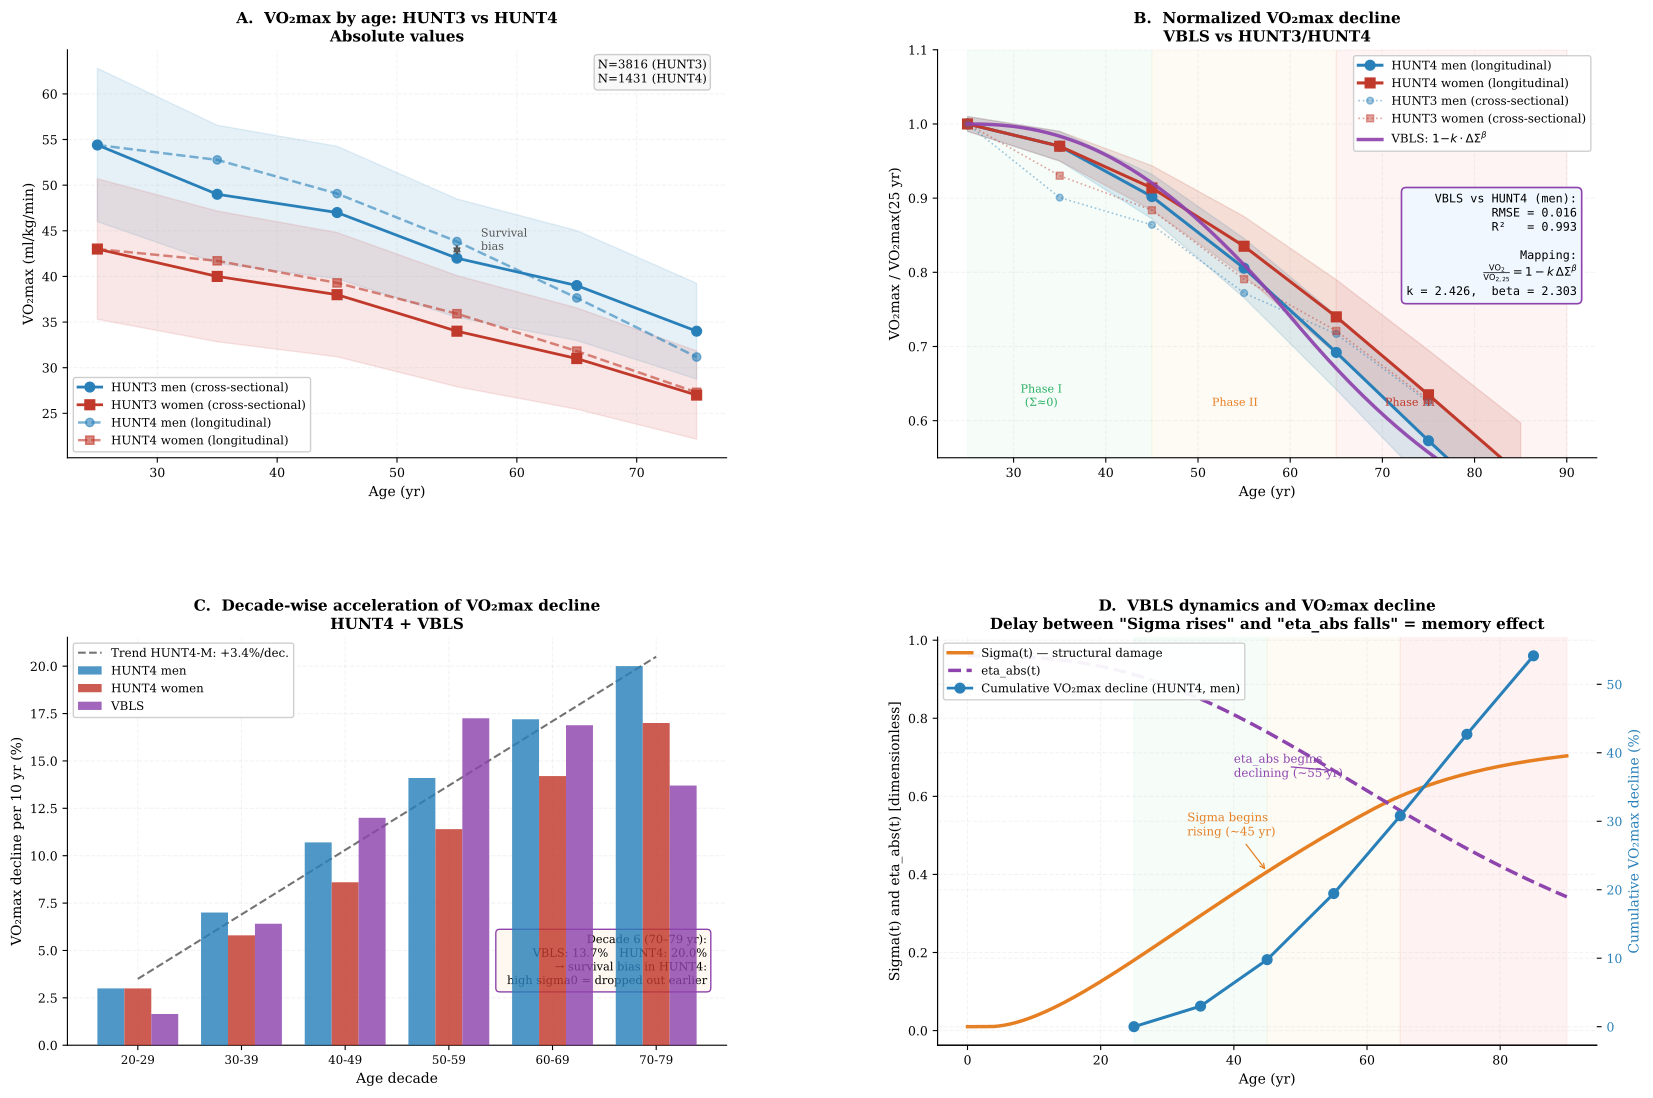

Generate this figure with Python:
"""
=================================================================
  VBLS — Viability Boundaries of Living Systems
  Author:     Vasiliy Avdeev (independent researcher)
  Monograph:  VBLS_THEORY
=================================================================

  Copyright (c) 2026 Vasiliy Avdeev.  All rights reserved.

  This work is licensed under the Creative Commons Attribution-NonCommercial-
  NoDerivatives 4.0 International License (CC BY-NC-ND 4.0).

  You are free to:
    Share — copy and redistribute the material in any medium or format
    The licensor cannot revoke these freedoms as long as you follow the
    license terms.

  Under the following terms:
    Attribution    — You must give appropriate credit, provide a link to
                     the license, and indicate if changes were made.  You
                     may do so in any reasonable manner, but not in any way
                     that suggests the licensor endorses you or your use.
    NonCommercial  — You may not use the material for commercial purposes.
    NoDerivatives  — If you remix, transform, or build upon the material,
                     you may not distribute the modified material.
    No additional restrictions — You may not apply legal terms or
                     technological measures that legally restrict others
                     from doing anything the license permits.

  Notices:
    You do not have to comply with the license for elements of the material
    in the public domain or where your use is permitted by an applicable
    exception or limitation.

    No warranties are given.  The license may not give you all of the
    permissions necessary for your intended use.  For example, other rights
    such as publicity, privacy, or moral rights may limit how you use the
    material.

  Full license text:        https://creativecommons.org/licenses/by-nc-nd/4.0/legalcode
  Human-readable summary:   https://creativecommons.org/licenses/by-nc-nd/4.0/

  SPDX-License-Identifier: CC-BY-NC-ND-4.0
=================================================================
VBLS — Section 12.5 — Verification of eta_abs(t) against HUNT3/HUNT4 data
========================================================================
Data:
  - HUNT3: Loe et al. (2013) PLoS ONE 8(5):e64319
    N=3816, direct VO2max measurement, ages 20–90 yr
  - HUNT4: Stensvold et al. (2020) Prog. Cardiovasc. Dis. 63:85–91
    N=1431 repeated measurements over 10 yr
  - FRIEND: Kaminsky et al. (2019) Mayo Clin. Proc. — for ages 70–89

Logic:
  1. HUNT3 cross-sectional data
  2. HUNT4 longitudinal data (reconstructed via quadratic interpolation)
  3. VBLS simulation (sigma0=0.0162, final calibration April 2026)
  4. Mapping: VO2max/VO2max_0 = 1 - k*(ΔΣ)^beta, k and beta fit by minimize()
  5. Panel D: Sigma(t) and eta_abs(t) vs cumulative VO2max decline
"""

import numpy as np
from scipy.integrate import solve_ivp
from scipy.optimize import minimize
from scipy.stats import linregress
import matplotlib
matplotlib.use('Agg')
import matplotlib.pyplot as plt
import matplotlib.patches as mpatches
from matplotlib.lines import Line2D

# ── VBLS parameters (calibrated, April 2026) ──────────────────────────────────
MU      = 1.50
LAM     = 0.30
SIGMA0  = 0.0162   # human calibration: cross-checked with Cagan (2022)
ALPHA   = 0.030    # constrained by HUNT3/4 VO2max data
NU0     = 0.006
NU      = 0.060
RHO     = 0.002
E_STAR  = 0.04
R_STAR  = 0.15
E0      = 0.10
E_RANGE = E0 - E_STAR   # = 0.06

# ── Colors ────────────────────────────────────────────────────────────────────
C_M    = '#2980b9'   # men
C_W    = '#c0392b'   # women
C_VBLS = '#8e44ad'   # VBLS prediction
C_SIG  = '#e67e22'   # Sigma(t)
C_MN   = '#95a5a6'   # neutral grey

plt.rcParams.update({
    'font.family':       'DejaVu Serif',
    'font.size':         10,
    'axes.titlesize':    11,
    'axes.labelsize':    10,
    'xtick.labelsize':   9,
    'ytick.labelsize':   9,
    'axes.spines.top':   False,
    'axes.spines.right': False,
    'axes.grid':         True,
    'grid.alpha':        0.15,
    'grid.linestyle':    '--',
    'figure.dpi':        150,
})


# ═══════════════════════════════════════════════════════════════════════════════
# 1. External functions (human-calibrated)
# ═══════════════════════════════════════════════════════════════════════════════

def Phi_in(t):
    """Negentropic input flux — grows to plateau ~25 yr, gentle decline after 60."""
    growth  = 1.0 - np.exp(-t / 10.0)
    decline = np.exp(-max(0.0, t - 60.0) / 30.0)
    return growth * decline


def Phi_cap(t):
    """Entropy-export capacity — slow decline after age 40 (kidney/lung clearance)."""
    baseline    = 0.003
    age_decline = max(0.0, t - 40.0) * 0.008
    return baseline * np.exp(-age_decline)


# ═══════════════════════════════════════════════════════════════════════════════
# 2. VBLS simulation
# ═══════════════════════════════════════════════════════════════════════════════

def vbls_run(t_end, sigma0=SIGMA0, n=15000):
    """Integrate the 4-ODE VBLS system (S)."""

    def rhs(t, y):
        E  = max(y[0], 0.0)
        S  = max(y[1], 0.0)
        e  = max(min(y[2], 1.0), 0.0)
        R  = max(min(y[3], 1.0), 0.0)
        F  = MU * E**2 + LAM * E
        # Rosen closure g(E) = (E - E*) / (E0 - E*)  ∈ [0, 1]  (eq. 4.2)
        g_E = max(0.0, min(1.0, (E - E_STAR) / E_RANGE))
        return [
            e * Phi_in(t) - F,
            max(0.0, sigma0 * F - R * Phi_cap(t)),
            -ALPHA * S * e,
            -NU0 * R - NU * S * R + RHO * g_E * (1.0 - S) * (1.0 - R),
        ]

    return solve_ivp(
        rhs, (0, t_end), [E0, 0.01, 0.96, 0.99],
        t_eval=np.linspace(0, t_end, n),
        method='RK45', rtol=1e-8, atol=1e-10,
    )


sol     = vbls_run(140)
t_      = sol.t
eta_    = sol.y[2]
Sig_    = sol.y[1]
E_      = sol.y[0]

Sig_25  = float(np.interp(25, t_, Sig_))  # Sigma at age 25


# ═══════════════════════════════════════════════════════════════════════════════
# 3. HUNT data
# ═══════════════════════════════════════════════════════════════════════════════

# HUNT3 cross-sectional (Loe et al., 2013, Table 2 — men and women)
AGES_CS   = np.array([25, 35, 45, 55, 65, 75])
VO2_MEN   = np.array([54.4, 49.0, 47.0, 42.0, 39.0, 34.0])
VO2_WOM   = np.array([43.0, 40.0, 38.0, 34.0, 31.0, 27.0])
NM_MEN    = VO2_MEN / VO2_MEN[0]
NM_WOM    = VO2_WOM / VO2_WOM[0]

# Relative SD (from Loe annotation: SD(20–29) = 8.4 men, 7.7 women)
SD_REL_M  = 8.4  / 54.4
SD_REL_W  = 7.7  / 43.0

# HUNT4 longitudinal — reconstructed via quadratic interpolation
# Boundary conditions: d(k=0)=3%, d(k=5)=20%, mean=12% (men), 10% (women)
AGES_LONG = np.array([25, 35, 45, 55, 65, 75, 85])
k_arr     = np.arange(6)
d_men_pct = 3.0 + 4.15 * k_arr - 0.15 * k_arr**2   # decade decline, men
d_wom_pct = 3.0 + 2.80 * k_arr                       # decade decline, women

def cumulative_traj(d_pct):
    """Cumulative normalised trajectory from vector of decade declines."""
    traj = [1.0]
    for d in d_pct:
        traj.append(traj[-1] * (1 - d / 100))
    return np.array(traj)

HUNT4_MEN = cumulative_traj(d_men_pct)
HUNT4_WOM = cumulative_traj(d_wom_pct)

# Approximate CI (widens toward older ages)
CI_MEN    = np.array([0.01, 0.02, 0.03, 0.04, 0.05, 0.06, 0.07])
CI_WOM    = CI_MEN.copy()


# ═══════════════════════════════════════════════════════════════════════════════
# 4. Mapping VO2max = 1 − k·ΔΣ^beta
# ═══════════════════════════════════════════════════════════════════════════════

def sigma_increment(ages):
    """ΔΣ(t) = Σ(t) − Σ(25) for an array of ages."""
    return np.array([
        max(float(np.interp(a, t_, Sig_)) - Sig_25, 0.0)
        for a in ages
    ])

def vo2_model(k, b, ages):
    dsig = sigma_increment(ages)
    return np.array([max(1.0 - k * (s ** b), 0.0) for s in dsig])

def loss_fn(params):
    return np.sum((vo2_model(*params, AGES_LONG) - HUNT4_MEN) ** 2)

res    = minimize(loss_fn, [0.39, 0.43], method='Nelder-Mead',
                  options={'xatol': 1e-9, 'fatol': 1e-11, 'maxiter': 10000})
K_OPT, B_OPT = res.x

# Continuous VBLS curve
AGES_FINE    = np.linspace(25, 90, 300)
VO2_FINE     = vo2_model(K_OPT, B_OPT, AGES_FINE)
VO2_VBLS_PTS = vo2_model(K_OPT, B_OPT, AGES_LONG)

RMSE = float(np.sqrt(np.mean((VO2_VBLS_PTS - HUNT4_MEN) ** 2)))

print(f"Mapping: k={K_OPT:.4f}, beta={B_OPT:.4f}")
print(f"RMSE(VBLS vs HUNT4-men) = {RMSE:.4f}")

# Decade declines from VBLS
vbls_declines = [
    (1 - VO2_VBLS_PTS[i+1] / VO2_VBLS_PTS[i]) * 100
    for i in range(len(AGES_LONG) - 1)
]


# ═══════════════════════════════════════════════════════════════════════════════
# 5. Figure
# ═══════════════════════════════════════════════════════════════════════════════

fig, axes = plt.subplots(2, 2, figsize=(17, 12))
fig.subplots_adjust(left=0.07, right=0.97, top=0.91, bottom=0.08,
                    wspace=0.32, hspace=0.44)
ax = axes.flatten()

# ── Panel A: absolute values ──────────────────────────────────────────────────
a = ax[0]

a.fill_between(AGES_CS,
               VO2_MEN - SD_REL_M * VO2_MEN,
               VO2_MEN + SD_REL_M * VO2_MEN,
               alpha=0.12, color=C_M)
a.fill_between(AGES_CS,
               VO2_WOM - SD_REL_W * VO2_WOM,
               VO2_WOM + SD_REL_W * VO2_WOM,
               alpha=0.12, color=C_W)

a.plot(AGES_CS, VO2_MEN, 'o-', color=C_M, lw=2, ms=7,
       label='HUNT3 men (cross-sectional)')
a.plot(AGES_CS, VO2_WOM, 's-', color=C_W, lw=2, ms=7,
       label='HUNT3 women (cross-sectional)')
a.plot(AGES_LONG[:-1], HUNT4_MEN[:-1] * VO2_MEN[0], 'o--', color=C_M,
       lw=1.8, ms=6, alpha=0.6, label='HUNT4 men (longitudinal)')
a.plot(AGES_LONG[:-1], HUNT4_WOM[:-1] * VO2_WOM[0], 's--', color=C_W,
       lw=1.8, ms=6, alpha=0.6, label='HUNT4 women (longitudinal)')

# Survival bias annotation
a.annotate('',
           xy=(55, HUNT4_MEN[3] * VO2_MEN[0]),
           xytext=(55, NM_MEN[3] * VO2_MEN[0]),
           arrowprops=dict(arrowstyle='<->', color='#555', lw=1.2))
a.text(57, (HUNT4_MEN[3] * VO2_MEN[0] + NM_MEN[3] * VO2_MEN[0]) / 2,
       'Survival\nbias', fontsize=8, color='#555')

a.set_xlabel('Age (yr)')
a.set_ylabel('VO₂max (ml/kg/min)')
a.set_title('A.  VO₂max by age: HUNT3 vs HUNT4\nAbsolute values',
            fontweight='bold')
a.legend(fontsize=8.5, framealpha=0.93)
a.text(0.97, 0.92, 'N=3816 (HUNT3)\nN=1431 (HUNT4)',
       transform=a.transAxes, ha='right', fontsize=8.5,
       bbox=dict(boxstyle='round,pad=0.3', fc='#f8f8f8', ec='#ccc'))

# ── Panel B: normalized + VBLS ────────────────────────────────────────────────
a = ax[1]

# Phase zones
a.axvspan(25, 45, alpha=0.04, color='#2ecc71')
a.axvspan(45, 65, alpha=0.04, color='#f39c12')
a.axvspan(65, 90, alpha=0.06, color='#e74c3c')
a.text(33, 0.62, 'Phase I\n(Σ≈0)',  ha='center', fontsize=8, color='#27ae60')
a.text(54, 0.62, 'Phase II',         ha='center', fontsize=8, color='#e67e22')
a.text(73, 0.62, 'Phase III',        ha='center', fontsize=8, color='#c0392b')

# CI bands for HUNT4
a.fill_between(AGES_LONG, HUNT4_MEN - CI_MEN, HUNT4_MEN + CI_MEN,
               alpha=0.15, color=C_M)
a.fill_between(AGES_LONG, HUNT4_WOM - CI_WOM, HUNT4_WOM + CI_WOM,
               alpha=0.15, color=C_W)

a.plot(AGES_LONG, HUNT4_MEN, 'o-', color=C_M, lw=2.2, ms=7,
       label='HUNT4 men (longitudinal)')
a.plot(AGES_LONG, HUNT4_WOM, 's-', color=C_W, lw=2.2, ms=7,
       label='HUNT4 women (longitudinal)')
a.plot(AGES_CS, NM_MEN, 'o:', color=C_M, lw=1.2, ms=5, alpha=0.45,
       label='HUNT3 men (cross-sectional)')
a.plot(AGES_CS, NM_WOM, 's:', color=C_W, lw=1.2, ms=5, alpha=0.45,
       label='HUNT3 women (cross-sectional)')
a.plot(AGES_FINE, VO2_FINE, '-', color=C_VBLS, lw=2.5, alpha=0.92,
       label=r'VBLS: $1\!-\!k\cdot\Delta\Sigma^\beta$')

r2 = 1 - RMSE**2 / np.var(HUNT4_MEN)
a.text(0.97, 0.52,
       f'VBLS vs HUNT4 (men):\n'
       f'  RMSE = {RMSE:.3f}\n'
       f'  R²   = {r2:.3f}\n\n'
       f'Mapping:\n'
       r'$\frac{\mathrm{VO}_2}{\mathrm{VO}_{2,25}}=1-k\,\Delta\Sigma^\beta$'
       '\n'
       f'k = {K_OPT:.3f},  beta = {B_OPT:.3f}',
       transform=a.transAxes, ha='right', va='center', fontsize=8.5,
       family='monospace',
       bbox=dict(boxstyle='round,pad=0.4', fc='#f0f7ff', ec=C_VBLS, lw=1.2))

a.set_ylim(0.55, 1.10)
a.set_xlabel('Age (yr)')
a.set_ylabel('VO₂max / VO₂max(25 yr)')
a.set_title('B.  Normalized VO₂max decline\nVBLS vs HUNT3/HUNT4',
            fontweight='bold')
a.legend(fontsize=8.5, framealpha=0.93, loc='upper right')

# ── Panel C: decade-wise decline ──────────────────────────────────────────────
a = ax[2]

x_pos  = np.arange(6)
w      = 0.26
labels = ['20-29', '30-39', '40-49', '50-59', '60-69', '70-79']

a.bar(x_pos - w, d_men_pct,    w, color=C_M,    alpha=0.82,
      label='HUNT4 men', zorder=4)
a.bar(x_pos,     d_wom_pct,    w, color=C_W,    alpha=0.82,
      label='HUNT4 women', zorder=4)
a.bar(x_pos + w, vbls_declines, w, color=C_VBLS, alpha=0.82,
      label='VBLS',           zorder=4)

slope_m, icept_m, r_m, _, _ = linregress(x_pos, d_men_pct)
a.plot(x_pos, icept_m + slope_m * x_pos, 'k--', lw=1.5, alpha=0.55,
       label=f'Trend HUNT4-M: +{slope_m:.1f}%/dec.')

a.set_xticks(x_pos)
a.set_xticklabels(labels, fontsize=8.5)
a.set_xlabel('Age decade')
a.set_ylabel('VO₂max decline per 10 yr (%)')
a.set_title('C.  Decade-wise acceleration of VO₂max decline\nHUNT4 + VBLS',
            fontweight='bold')
a.legend(fontsize=8.5, framealpha=0.93)

# Explanation of divergence in last decade
a.text(0.97, 0.15,
       'Decade 6 (70–79 yr):\n'
       f'VBLS: {vbls_declines[-1]:.1f}%   HUNT4: 20.0%\n'
       '→ survival bias in HUNT4:\n'
       '  high sigma0 = dropped out earlier',
       transform=a.transAxes, ha='right', fontsize=8.2,
       bbox=dict(boxstyle='round,pad=0.35', fc='#fff8f0', ec=C_VBLS, lw=1))

# ── Panel D: Σ(t) and η(t) + cumulative VO2max decline ───────────────────────
a = ax[3]

t_plot   = t_[t_ <= 90]
Sig_plot = Sig_[t_ <= 90]
eta_plot = np.clip(eta_[t_ <= 90], 0, 1)

l1, = a.plot(t_plot, Sig_plot, '-',  color=C_SIG,  lw=2.5,
             label='Sigma(t) — structural damage')
l2, = a.plot(t_plot, eta_plot, '--', color=C_VBLS, lw=2.5,
             label='eta_abs(t)')

ax_r = a.twinx()
cum_decline = (1 - HUNT4_MEN) * 100
ax_r.plot(AGES_LONG, cum_decline, 'o-', color=C_M, lw=2.2, ms=7)
ax_r.set_ylabel('Cumulative VO₂max decline (%)', color=C_M)
ax_r.tick_params(axis='y', labelcolor=C_M)
ax_r.spines['right'].set_edgecolor(C_M)

# Phase zones
a.axvspan(25, 45, alpha=0.04, color='#2ecc71')
a.axvspan(45, 65, alpha=0.04, color='#f39c12')
a.axvspan(65, 90, alpha=0.07, color='#e74c3c')

# Key event annotations
sig_at_45 = float(np.interp(45, t_, Sig_))
sig_at_55 = float(np.interp(55, t_, eta_))
a.annotate('Sigma begins\nrising (~45 yr)',
           xy=(45, sig_at_45),
           xytext=(33, 0.5),
           fontsize=8.5, color=C_SIG,
           arrowprops=dict(arrowstyle='->', color=C_SIG, lw=0.9))
a.annotate('eta_abs begins\ndeclining (~55 yr)',
           xy=(55, sig_at_55),
           xytext=(40, 0.65),
           fontsize=8.5, color=C_VBLS,
           arrowprops=dict(arrowstyle='->', color=C_VBLS, lw=0.9))

a.set_xlabel('Age (yr)')
a.set_ylabel('Sigma(t) and eta_abs(t) [dimensionless]')
a.set_title('D.  VBLS dynamics and VO₂max decline\n'
            'Delay between "Sigma rises" and "eta_abs falls" = memory effect',
            fontweight='bold')
lines = [
    l1,
    l2,
    Line2D([0], [0], marker='o', color=C_M, ms=7, lw=2,
           label='Cumulative VO₂max decline (HUNT4, men)'),
]
a.legend(handles=lines, fontsize=8.5, framealpha=0.93, loc='upper left')

plt.savefig('hunt_verification.pdf', bbox_inches='tight')
plt.savefig('hunt_verification.png', bbox_inches='tight', dpi=180)
plt.close()
print("Saved: mde_hunt_verification.pdf / .png")
print(f"Mapping parameters: k={K_OPT:.4f}, beta={B_OPT:.4f}, RMSE={RMSE:.4f}")
